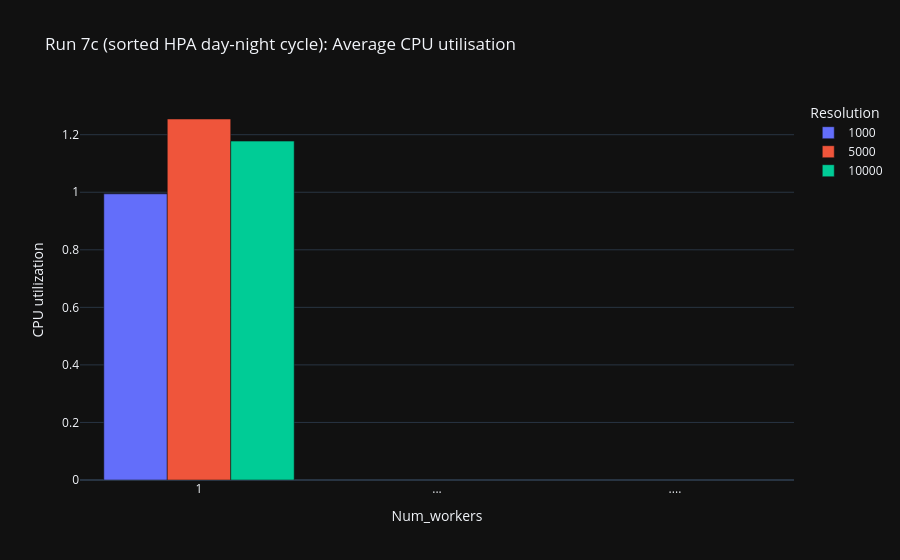

This figure's notebook cell:
### Code cell
from matplotlib import pyplot as plt
# Grouped bars
import plotly.express as px
import numpy as np

# Define width based on resolution
# resolution_to_width = {160: 0.2, 320: 0.4, 640: 0.6, 1280: 0.8}
max_cpu_df = pd.concat(max_cpu.values(), axis=1)
max_cpu_df_sorted = max_cpu_df.sort_index()  # Sort by index first

# Create separator rows with NaN values
separator_row1 = pd.DataFrame(index=["..."], columns=max_cpu_df_sorted.columns, data=np.nan)
separator_row2 = pd.DataFrame(index=["...."], columns=max_cpu_df_sorted.columns,
                              data=np.nan)  # Using .... to make it unique

# Split the dataframe into three parts and insert the separators
mask1 = max_cpu_df_sorted.index <= 10
mask2 = (max_cpu_df_sorted.index > 10) & (max_cpu_df_sorted.index <= 20)
mask3 = max_cpu_df_sorted.index > 20

df_part1 = max_cpu_df_sorted[mask1]
df_part2 = max_cpu_df_sorted[mask2]
df_part3 = max_cpu_df_sorted[mask3]

# Combine all parts with the separators
max_cpu_df_sorted = pd.concat([df_part1, separator_row1, df_part2, separator_row2, df_part3])

# Convert remaining numeric indices to strings
max_cpu_df_sorted.index = max_cpu_df_sorted.index.astype(str)

fig = px.bar(max_cpu_df_sorted, barmode='group', title=f'{metadata.run_name}: Average CPU utilisation',
             labels={'value': 'Max Power (Watts)', 'index': 'Model'})
fig.update_layout(xaxis_title='Num_workers', yaxis_title='CPU utilization', legend_title_text='Resolution',
                  xaxis={'categoryorder': 'array', 'categoryarray': max_cpu_df_sorted.index})
fig.show()

### Figure 1 — Plotly figure (JSON) as saved in the notebook; plotly's stock layout.template omitted (floating-point values rounded to 4 significant figures)
{"data": [{"alignmentgroup": "True", "hovertemplate": "variable=1000<br>Model=%{x}<br>Max Power (Watts)=%{y}<extra></extra>", "legendgroup": "1000", "marker": {"color": "#636efa", "pattern": {"shape": ""}}, "name": "1000", "offsetgroup": "1000", "orientation": "v", "showlegend": true, "textposition": "auto", "x": ["1", "...", "...."], "xaxis": "x", "y": [0.9945, null, null], "yaxis": "y", "type": "bar"}, {"alignmentgroup": "True", "hovertemplate": "variable=5000<br>Model=%{x}<br>Max Power (Watts)=%{y}<extra></extra>", "legendgroup": "5000", "marker": {"color": "#EF553B", "pattern": {"shape": ""}}, "name": "5000", "offsetgroup": "5000", "orientation": "v", "showlegend": true, "textposition": "auto", "x": ["1", "...", "...."], "xaxis": "x", "y": [1.255, null, null], "yaxis": "y", "type": "bar"}, {"alignmentgroup": "True", "hovertemplate": "variable=10000<br>Model=%{x}<br>Max Power (Watts)=%{y}<extra></extra>", "legendgroup": "10000", "marker": {"color": "#00cc96", "pattern": {"shape": ""}}, "name": "10000", "offsetgroup": "10000", "orientation": "v", "showlegend": true, "textposition": "auto", "x": ["1", "...", "...."], "xaxis": "x", "y": [1.178, null, null], "yaxis": "y", "type": "bar"}], "layout": {"xaxis": {"anchor": "y", "domain": [0.0, 1.0], "title": {"text": "Num_workers"}, "categoryorder": "array", "categoryarray": ["1", "...", "...."]}, "yaxis": {"anchor": "x", "domain": [0.0, 1.0], "title": {"text": "CPU utilization"}}, "legend": {"title": {"text": "Resolution"}, "tracegroupgap": 0}, "title": {"text": "Run 7c (sorted HPA day-night cycle): Average CPU utilisation"}, "barmode": "group"}}
